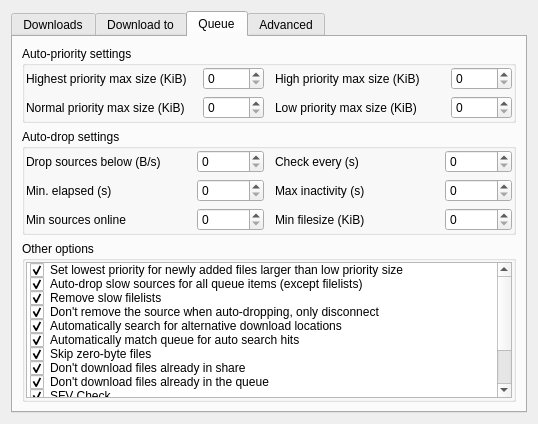
<?xml version="1.0" encoding="UTF-8"?>
<ui version="4.0">
 <class>UISettingsDownloads</class>
 <widget class="QWidget" name="UISettingsDownloads">
  <property name="geometry">
   <rect>
    <x>0</x>
    <y>0</y>
    <width>538</width>
    <height>424</height>
   </rect>
  </property>
  <property name="windowTitle">
   <string>Form</string>
  </property>
  <layout class="QGridLayout" name="gridLayout_5">
   <item row="0" column="1">
    <widget class="QTabWidget" name="tabWidget">
     <property name="sizePolicy">
      <sizepolicy hsizetype="Preferred" vsizetype="Preferred">
       <horstretch>0</horstretch>
       <verstretch>0</verstretch>
      </sizepolicy>
     </property>
     <property name="currentIndex">
      <number>2</number>
     </property>
     <widget class="QWidget" name="tab">
      <attribute name="title">
       <string>Downloads</string>
      </attribute>
      <layout class="QVBoxLayout" name="verticalLayout">
       <item>
        <widget class="QGroupBox" name="groupBox">
         <property name="title">
          <string>Directories</string>
         </property>
         <layout class="QGridLayout" name="gridLayout_2">
          <property name="margin">
           <number>1</number>
          </property>
          <item row="1" column="0">
           <widget class="LineEdit" name="lineEdit_DLDIR"/>
          </item>
          <item row="3" column="0">
           <widget class="LineEdit" name="lineEdit_UNF_DL_DIR"/>
          </item>
          <item row="0" column="0">
           <widget class="QLabel" name="label">
            <property name="text">
             <string>Download directory</string>
            </property>
           </widget>
          </item>
          <item row="1" column="1">
           <widget class="QPushButton" name="pushButton_BROWSE">
            <property name="maximumSize">
             <size>
              <width>24</width>
              <height>16777215</height>
             </size>
            </property>
            <property name="text">
             <string/>
            </property>
           </widget>
          </item>
          <item row="3" column="1">
           <widget class="QPushButton" name="pushButton_BROWSE1">
            <property name="maximumSize">
             <size>
              <width>24</width>
              <height>16777215</height>
             </size>
            </property>
            <property name="text">
             <string/>
            </property>
           </widget>
          </item>
          <item row="2" column="0">
           <widget class="QCheckBox" name="checkBox_NO_USE_TEMP_DIR">
            <property name="text">
             <string>Use unfinished downloads directory</string>
            </property>
            <property name="checked">
             <bool>true</bool>
            </property>
           </widget>
          </item>
         </layout>
        </widget>
       </item>
       <item>
        <widget class="QGroupBox" name="groupBox_2">
         <property name="title">
          <string>Limits</string>
         </property>
         <layout class="QGridLayout" name="gridLayout_4">
          <property name="margin">
           <number>1</number>
          </property>
          <item row="1" column="0">
           <widget class="QSpinBox" name="spinBox_NONEWDL">
            <property name="toolTip">
             <string>This is another method of limiting simultaneous downloads,
designed to prevent new downloads if your existing downloads
exceed a specific threshold. It's measured in kibibytes per second,
and a value of zero will disable this limit.</string>
            </property>
            <property name="maximum">
             <number>100000</number>
            </property>
           </widget>
          </item>
          <item row="0" column="0">
           <widget class="QSpinBox" name="spinBox_MAXDL">
            <property name="toolTip">
             <string>This limits the number of simultaneous downloads.
A value of 0 means no limit.</string>
            </property>
           </widget>
          </item>
          <item row="0" column="1">
           <widget class="QLabel" name="label_3">
            <property name="sizePolicy">
             <sizepolicy hsizetype="Expanding" vsizetype="Preferred">
              <horstretch>0</horstretch>
              <verstretch>0</verstretch>
             </sizepolicy>
            </property>
            <property name="text">
             <string>Maximum simultaneous downloads (0 = infinite)</string>
            </property>
            <property name="wordWrap">
             <bool>true</bool>
            </property>
           </widget>
          </item>
          <item row="1" column="1">
           <widget class="QLabel" name="label_4">
            <property name="sizePolicy">
             <sizepolicy hsizetype="Expanding" vsizetype="Preferred">
              <horstretch>0</horstretch>
              <verstretch>0</verstretch>
             </sizepolicy>
            </property>
            <property name="text">
             <string>No new downloads if speed exceeds (KiB/s, 0 = infinite)</string>
            </property>
            <property name="wordWrap">
             <bool>true</bool>
            </property>
           </widget>
          </item>
          <item row="2" column="0" colspan="2">
           <widget class="QLabel" name="label_5">
            <property name="text">
             <string>Note: Because of changing download speeds, this is not 100% accurate</string>
            </property>
            <property name="wordWrap">
             <bool>true</bool>
            </property>
           </widget>
          </item>
         </layout>
        </widget>
       </item>
       <item>
        <widget class="QGroupBox" name="groupBox_3">
         <property name="title">
          <string>Public Hub lists</string>
         </property>
         <layout class="QGridLayout" name="gridLayout">
          <property name="margin">
           <number>1</number>
          </property>
          <item row="1" column="0">
           <widget class="LineEdit" name="lineEdit_PROXY">
            <property name="toolTip">
             <string>This HTTP proxy will only be used to request
the Public Hub List specified above.
It's not used for uploads, downloads, or connecting to a hub.</string>
            </property>
           </widget>
          </item>
          <item row="0" column="0">
           <widget class="QLabel" name="label_6">
            <property name="text">
             <string>Http proxy (hub list only)</string>
            </property>
           </widget>
          </item>
          <item row="1" column="1">
           <widget class="QPushButton" name="pushButton_CFGLISTS">
            <property name="text">
             <string>Configure Public Hub Lists</string>
            </property>
           </widget>
          </item>
         </layout>
        </widget>
       </item>
       <item>
        <spacer name="verticalSpacer">
         <property name="orientation">
          <enum>Qt::Vertical</enum>
         </property>
         <property name="sizeHint" stdset="0">
          <size>
           <width>20</width>
           <height>7</height>
          </size>
         </property>
        </spacer>
       </item>
      </layout>
     </widget>
     <widget class="QWidget" name="tab_2">
      <attribute name="title">
       <string>Download to</string>
      </attribute>
      <layout class="QGridLayout" name="gridLayout_6">
       <item row="0" column="0">
        <widget class="QTreeWidget" name="treeWidget">
         <property name="sizePolicy">
          <sizepolicy hsizetype="Expanding" vsizetype="Expanding">
           <horstretch>0</horstretch>
           <verstretch>0</verstretch>
          </sizepolicy>
         </property>
         <property name="minimumSize">
          <size>
           <width>0</width>
           <height>0</height>
          </size>
         </property>
         <property name="editTriggers">
          <set>QAbstractItemView::NoEditTriggers</set>
         </property>
         <property name="rootIsDecorated">
          <bool>false</bool>
         </property>
         <property name="itemsExpandable">
          <bool>false</bool>
         </property>
         <property name="expandsOnDoubleClick">
          <bool>false</bool>
         </property>
         <property name="columnCount">
          <number>2</number>
         </property>
         <attribute name="headerCascadingSectionResizes">
          <bool>true</bool>
         </attribute>
         <attribute name="headerDefaultSectionSize">
          <number>200</number>
         </attribute>
         <attribute name="headerMinimumSectionSize">
          <number>50</number>
         </attribute>
         <attribute name="headerCascadingSectionResizes">
          <bool>true</bool>
         </attribute>
         <attribute name="headerDefaultSectionSize">
          <number>200</number>
         </attribute>
         <attribute name="headerMinimumSectionSize">
          <number>50</number>
         </attribute>
         <column>
          <property name="text">
           <string>Path</string>
          </property>
         </column>
         <column>
          <property name="text">
           <string>Alias</string>
          </property>
         </column>
        </widget>
       </item>
      </layout>
     </widget>
     <widget class="QWidget" name="tab_3">
      <attribute name="title">
       <string>Queue</string>
      </attribute>
      <layout class="QGridLayout" name="gridLayout_7">
       <item row="0" column="0">
        <widget class="QGroupBox" name="groupBox_4">
         <property name="title">
          <string>Auto-priority settings</string>
         </property>
         <layout class="QGridLayout" name="gridLayout_8">
          <property name="margin">
           <number>1</number>
          </property>
          <item row="0" column="1">
           <widget class="QSpinBox" name="spinBox_HTPMAX">
            <property name="toolTip">
             <string>Files with the same or under the entered size
will be set to Highest as priority. (default: 64 KiB)</string>
            </property>
            <property name="maximum">
             <number>10000</number>
            </property>
           </widget>
          </item>
          <item row="0" column="4">
           <widget class="QSpinBox" name="spinBox_HPMAX">
            <property name="toolTip">
             <string>Files with the same or under the entered size, but above Highest
prio max size, will be set to High as priority. (default: 0 KiB)</string>
            </property>
            <property name="maximum">
             <number>10000</number>
            </property>
           </widget>
          </item>
          <item row="1" column="1">
           <widget class="QSpinBox" name="spinBox_NPMAX">
            <property name="toolTip">
             <string>Files with the same or under the entered size, but above Highest and
High prio max size, will be set to Normal as priority. (default: 0 KiB)</string>
            </property>
            <property name="maximum">
             <number>10000</number>
            </property>
           </widget>
          </item>
          <item row="1" column="4">
           <widget class="QSpinBox" name="spinBox_LPMAX">
            <property name="toolTip">
             <string>Files with the same or under the entered size, but above Highest, High
and Normal prio max size, will be set to Low as priority. (default: 0 KiB)</string>
            </property>
            <property name="maximum">
             <number>10000</number>
            </property>
           </widget>
          </item>
          <item row="0" column="0">
           <widget class="QLabel" name="label_7">
            <property name="sizePolicy">
             <sizepolicy hsizetype="Expanding" vsizetype="Preferred">
              <horstretch>0</horstretch>
              <verstretch>0</verstretch>
             </sizepolicy>
            </property>
            <property name="text">
             <string>Highest priority max size (KiB)</string>
            </property>
            <property name="wordWrap">
             <bool>true</bool>
            </property>
           </widget>
          </item>
          <item row="0" column="3">
           <widget class="QLabel" name="label_9">
            <property name="sizePolicy">
             <sizepolicy hsizetype="Expanding" vsizetype="Preferred">
              <horstretch>0</horstretch>
              <verstretch>0</verstretch>
             </sizepolicy>
            </property>
            <property name="text">
             <string>High priority max size (KiB)</string>
            </property>
            <property name="wordWrap">
             <bool>true</bool>
            </property>
           </widget>
          </item>
          <item row="1" column="0">
           <widget class="QLabel" name="label_8">
            <property name="sizePolicy">
             <sizepolicy hsizetype="Expanding" vsizetype="Preferred">
              <horstretch>0</horstretch>
              <verstretch>0</verstretch>
             </sizepolicy>
            </property>
            <property name="text">
             <string>Normal priority max size (KiB)</string>
            </property>
            <property name="wordWrap">
             <bool>true</bool>
            </property>
           </widget>
          </item>
          <item row="1" column="3">
           <widget class="QLabel" name="label_10">
            <property name="sizePolicy">
             <sizepolicy hsizetype="Expanding" vsizetype="Preferred">
              <horstretch>0</horstretch>
              <verstretch>0</verstretch>
             </sizepolicy>
            </property>
            <property name="text">
             <string>Low priority max size (KiB)</string>
            </property>
            <property name="wordWrap">
             <bool>true</bool>
            </property>
           </widget>
          </item>
          <item row="0" column="2">
           <spacer name="horizontalSpacer">
            <property name="orientation">
             <enum>Qt::Horizontal</enum>
            </property>
            <property name="sizeType">
             <enum>QSizePolicy::Preferred</enum>
            </property>
            <property name="sizeHint" stdset="0">
             <size>
              <width>5</width>
              <height>20</height>
             </size>
            </property>
           </spacer>
          </item>
         </layout>
        </widget>
       </item>
       <item row="1" column="0">
        <widget class="QGroupBox" name="groupBox_5">
         <property name="title">
          <string>Auto-drop settings</string>
         </property>
         <layout class="QGridLayout" name="gridLayout_9">
          <property name="margin">
           <number>1</number>
          </property>
          <item row="0" column="1">
           <widget class="QSpinBox" name="spinBox_DROPSB">
            <property name="toolTip">
             <string>If the download speed of a file is below the entered value,
the source will be dropped. (default: 1024 B/s)</string>
            </property>
            <property name="maximum">
             <number>1000000</number>
            </property>
           </widget>
          </item>
          <item row="0" column="4">
           <widget class="QSpinBox" name="spinBox_CHECKEVERY">
            <property name="toolTip">
             <string>Check every x second(s) if the source is slow. (default: 10 s)</string>
            </property>
            <property name="maximum">
             <number>1000</number>
            </property>
           </widget>
          </item>
          <item row="1" column="1">
           <widget class="QSpinBox" name="spinBox_MINELAPSED">
            <property name="toolTip">
             <string>Amount of time (in seconds) that has to pass since the download
started before a source can be dropped. (default: 15 s)</string>
            </property>
            <property name="maximum">
             <number>1000</number>
            </property>
           </widget>
          </item>
          <item row="1" column="4">
           <widget class="QSpinBox" name="spinBox_MAXINACT">
            <property name="toolTip">
             <string>This is the maximal time since the last chunk of data for
the file was recieved. It is meant to improve speed measurement
accuracy and to prevent dropping sources that are going to be
disconnected only because of their current inactivity. (default: 10 s)</string>
            </property>
            <property name="maximum">
             <number>1000</number>
            </property>
           </widget>
          </item>
          <item row="2" column="1">
           <widget class="QSpinBox" name="spinBox_MINSRCONLINE">
            <property name="toolTip">
             <string>Minimum amount of sources before any sources
will be dropped. (default: 1)</string>
            </property>
            <property name="maximum">
             <number>1000</number>
            </property>
           </widget>
          </item>
          <item row="2" column="4">
           <widget class="QSpinBox" name="spinBox_MINFSZ">
            <property name="toolTip">
             <string>Minimum filesize before sources will be dropped (in KiB). (default: 0 KiB)</string>
            </property>
            <property name="maximum">
             <number>100000</number>
            </property>
           </widget>
          </item>
          <item row="0" column="0">
           <widget class="QLabel" name="label_11">
            <property name="sizePolicy">
             <sizepolicy hsizetype="Expanding" vsizetype="Preferred">
              <horstretch>0</horstretch>
              <verstretch>0</verstretch>
             </sizepolicy>
            </property>
            <property name="text">
             <string>Drop sources below (B/s)</string>
            </property>
            <property name="wordWrap">
             <bool>true</bool>
            </property>
           </widget>
          </item>
          <item row="0" column="3">
           <widget class="QLabel" name="label_12">
            <property name="sizePolicy">
             <sizepolicy hsizetype="Expanding" vsizetype="Preferred">
              <horstretch>0</horstretch>
              <verstretch>0</verstretch>
             </sizepolicy>
            </property>
            <property name="text">
             <string>Check every (s)</string>
            </property>
            <property name="wordWrap">
             <bool>true</bool>
            </property>
           </widget>
          </item>
          <item row="1" column="0">
           <widget class="QLabel" name="label_13">
            <property name="sizePolicy">
             <sizepolicy hsizetype="Expanding" vsizetype="Preferred">
              <horstretch>0</horstretch>
              <verstretch>0</verstretch>
             </sizepolicy>
            </property>
            <property name="text">
             <string>Min. elapsed (s)</string>
            </property>
            <property name="wordWrap">
             <bool>true</bool>
            </property>
           </widget>
          </item>
          <item row="1" column="3">
           <widget class="QLabel" name="label_14">
            <property name="sizePolicy">
             <sizepolicy hsizetype="Expanding" vsizetype="Preferred">
              <horstretch>0</horstretch>
              <verstretch>0</verstretch>
             </sizepolicy>
            </property>
            <property name="text">
             <string>Max inactivity (s)</string>
            </property>
            <property name="wordWrap">
             <bool>true</bool>
            </property>
           </widget>
          </item>
          <item row="2" column="0">
           <widget class="QLabel" name="label_15">
            <property name="sizePolicy">
             <sizepolicy hsizetype="Expanding" vsizetype="Preferred">
              <horstretch>0</horstretch>
              <verstretch>0</verstretch>
             </sizepolicy>
            </property>
            <property name="text">
             <string>Min sources online</string>
            </property>
            <property name="wordWrap">
             <bool>true</bool>
            </property>
           </widget>
          </item>
          <item row="2" column="3">
           <widget class="QLabel" name="label_16">
            <property name="sizePolicy">
             <sizepolicy hsizetype="Expanding" vsizetype="Preferred">
              <horstretch>0</horstretch>
              <verstretch>0</verstretch>
             </sizepolicy>
            </property>
            <property name="text">
             <string>Min filesize (KiB)</string>
            </property>
            <property name="wordWrap">
             <bool>true</bool>
            </property>
           </widget>
          </item>
          <item row="0" column="2">
           <spacer name="horizontalSpacer_2">
            <property name="orientation">
             <enum>Qt::Horizontal</enum>
            </property>
            <property name="sizeType">
             <enum>QSizePolicy::Preferred</enum>
            </property>
            <property name="sizeHint" stdset="0">
             <size>
              <width>5</width>
              <height>20</height>
             </size>
            </property>
           </spacer>
          </item>
         </layout>
        </widget>
       </item>
       <item row="2" column="0">
        <widget class="QGroupBox" name="groupBox_6">
         <property name="title">
          <string>Other options</string>
         </property>
         <layout class="QGridLayout" name="gridLayout_10">
          <property name="margin">
           <number>1</number>
          </property>
          <item row="0" column="0">
           <widget class="QListWidget" name="listWidget">
            <property name="minimumSize">
             <size>
              <width>0</width>
              <height>0</height>
             </size>
            </property>
            <item>
             <property name="text">
              <string>Set lowest priority for newly added files larger than low priority size</string>
             </property>
             <property name="toolTip">
              <string>With this enabled, files that are larger than Low prio max size
are set to Lowest as priority.
If disabled, the files will be set to Normal as priority.</string>
             </property>
             <property name="checkState">
              <enum>Checked</enum>
             </property>
             <property name="flags">
              <set>ItemIsSelectable|ItemIsUserCheckable|ItemIsEnabled</set>
             </property>
            </item>
            <item>
             <property name="text">
              <string>Auto-drop slow sources for all queue items (except filelists)</string>
             </property>
             <property name="toolTip">
              <string>This option removes the slow sources for all queue items (except file lists).
To enable autodrop, turn on either &quot;Autodrop slow sources for all queue items&quot;
or &quot;Remove slow file lists&quot; (or both of them).</string>
             </property>
             <property name="checkState">
              <enum>Checked</enum>
             </property>
             <property name="flags">
              <set>ItemIsSelectable|ItemIsUserCheckable|ItemIsEnabled</set>
             </property>
            </item>
            <item>
             <property name="text">
              <string>Remove slow filelists</string>
             </property>
             <property name="toolTip">
              <string>With this option enabled, EiskaltDC++ will delete a file list whose speed
was recognized as too slow.
To enable autodrop, turn on either &quot;Autodrop slow sources for all queue items&quot;
or &quot;Remove slow file lists&quot; (or both of them).</string>
             </property>
             <property name="checkState">
              <enum>Checked</enum>
             </property>
             <property name="flags">
              <set>ItemIsSelectable|ItemIsUserCheckable|ItemIsEnabled</set>
             </property>
            </item>
            <item>
             <property name="text">
              <string>Don't remove the source when auto-dropping, only disconnect</string>
             </property>
             <property name="toolTip">
              <string>With this option enabled, sources will only be disconnected
but not removed from the queue.</string>
             </property>
             <property name="checkState">
              <enum>Checked</enum>
             </property>
             <property name="flags">
              <set>ItemIsSelectable|ItemIsUserCheckable|ItemIsEnabled</set>
             </property>
            </item>
            <item>
             <property name="text">
              <string>Automatically search for alternative download locations</string>
             </property>
             <property name="toolTip">
              <string>Every few minutes, the client will search for files in your
Download Queue to find more download locations (more users/sources).
The autosearch will find exact matches by searching via hash.
The drawback is that it may won't find much more sources
and will prevent manual searches on hubs where
a predefined search interval rule is in effect.</string>
             </property>
             <property name="checkState">
              <enum>Checked</enum>
             </property>
             <property name="flags">
              <set>ItemIsSelectable|ItemIsUserCheckable|ItemIsEnabled</set>
             </property>
            </item>
            <item>
             <property name="text">
              <string>Automatically match queue for auto search hits</string>
             </property>
             <property name="toolTip">
              <string>Enable to automatically download a user's list and match them
as sources for files in your Download Queue when they've been
discovered as a source for one of the files you're downloading.
If you download files in sets, that user is probably a source
for many more files you're downloading. Enable if unsure.
The drawbacks are that it might add slower sources, possibly
increasing the time needed to complete a download,
and that you'll download a lot of file lists.</string>
             </property>
             <property name="checkState">
              <enum>Checked</enum>
             </property>
             <property name="flags">
              <set>ItemIsSelectable|ItemIsUserCheckable|ItemIsEnabled</set>
             </property>
            </item>
            <item>
             <property name="text">
              <string>Skip zero-byte files</string>
             </property>
             <property name="toolTip">
              <string>When this option is enabled, any zero byte files you
try to download will be silently skipped.
Sometimes empty files contain information through their naming.
However every file, even an empty one, will consume some drive space.</string>
             </property>
             <property name="checkState">
              <enum>Checked</enum>
             </property>
             <property name="flags">
              <set>ItemIsSelectable|ItemIsUserCheckable|ItemIsEnabled</set>
             </property>
            </item>
            <item>
             <property name="text">
              <string>Don't download files already in share</string>
             </property>
             <property name="toolTip">
              <string>This option will stop you from downloading files
which already exist in one of your shared directories.</string>
             </property>
             <property name="checkState">
              <enum>Checked</enum>
             </property>
             <property name="flags">
              <set>ItemIsSelectable|ItemIsUserCheckable|ItemIsEnabled</set>
             </property>
            </item>
            <item>
             <property name="text">
              <string>Don't download files already in the queue</string>
             </property>
             <property name="toolTip">
              <string>This option will stop you from downloading files
which already exist in your queue.</string>
             </property>
             <property name="checkState">
              <enum>Checked</enum>
             </property>
             <property name="flags">
              <set>ItemIsSelectable|ItemIsUserCheckable|ItemIsEnabled</set>
             </property>
            </item>
            <item>
             <property name="text">
              <string>SFV Check</string>
             </property>
             <property name="toolTip">
              <string>Enable this option if you want to keep downloaded files and folders
in the download queue after they have been finished.
After downloaded the queue items will have 'Finished' status
and you can delete these finished entries anytime later.
Using this function you can keep track of what files are already
downloaded right there in the download queue without the need
of checking the Finished Downloads window.
Note that if you physically move/delete your downloaded files from
their target location, it won't result automatic deletion of
the corresponding finished entries from the queue.
If you disable this function, it won't remove existing finished items
from the queue either, you must do that manually.</string>
             </property>
             <property name="checkState">
              <enum>Checked</enum>
             </property>
            </item>
            <item>
             <property name="text">
              <string>Keep downloaded filelists</string>
             </property>
             <property name="checkState">
              <enum>Checked</enum>
             </property>
            </item>
            <item>
             <property name="text">
              <string>Compressed transfers</string>
             </property>
             <property name="checkState">
              <enum>Checked</enum>
             </property>
             <property name="flags">
              <set>ItemIsSelectable|ItemIsUserCheckable|ItemIsEnabled</set>
             </property>
            </item>
            <item>
             <property name="text">
              <string>Segmented downloads</string>
             </property>
             <property name="checkState">
              <enum>Checked</enum>
             </property>
            </item>
           </widget>
          </item>
         </layout>
        </widget>
       </item>
      </layout>
     </widget>
     <widget class="QWidget" name="tab_4">
      <attribute name="title">
       <string>Advanced</string>
      </attribute>
      <layout class="QVBoxLayout" name="verticalLayout_2">
       <item>
        <widget class="QFrame" name="frame">
         <property name="frameShape">
          <enum>QFrame::StyledPanel</enum>
         </property>
         <property name="frameShadow">
          <enum>QFrame::Raised</enum>
         </property>
         <layout class="QHBoxLayout" name="horizontalLayout">
          <item>
           <widget class="QLabel" name="label_2">
            <property name="sizePolicy">
             <sizepolicy hsizetype="Expanding" vsizetype="Preferred">
              <horstretch>0</horstretch>
              <verstretch>0</verstretch>
             </sizepolicy>
            </property>
            <property name="text">
             <string>Interval for auto search alternates (minutes)</string>
            </property>
            <property name="wordWrap">
             <bool>true</bool>
            </property>
           </widget>
          </item>
          <item>
           <widget class="QSpinBox" name="spinBox_AUTO_SEARCH_TIME">
            <property name="minimum">
             <number>1</number>
            </property>
            <property name="maximum">
             <number>100</number>
            </property>
            <property name="value">
             <number>1</number>
            </property>
           </widget>
          </item>
         </layout>
        </widget>
       </item>
       <item>
        <spacer name="verticalSpacer_2">
         <property name="orientation">
          <enum>Qt::Vertical</enum>
         </property>
         <property name="sizeHint" stdset="0">
          <size>
           <width>20</width>
           <height>295</height>
          </size>
         </property>
        </spacer>
       </item>
      </layout>
     </widget>
    </widget>
   </item>
  </layout>
 </widget>
 <customwidgets>
  <customwidget>
   <class>LineEdit</class>
   <extends>QLineEdit</extends>
   <header>LineEdit.h</header>
  </customwidget>
 </customwidgets>
 <resources/>
 <connections>
  <connection>
   <sender>checkBox_NO_USE_TEMP_DIR</sender>
   <signal>toggled(bool)</signal>
   <receiver>lineEdit_UNF_DL_DIR</receiver>
   <slot>setEnabled(bool)</slot>
   <hints>
    <hint type="sourcelabel">
     <x>255</x>
     <y>168</y>
    </hint>
    <hint type="destinationlabel">
     <x>255</x>
     <y>141</y>
    </hint>
   </hints>
  </connection>
  <connection>
   <sender>checkBox_NO_USE_TEMP_DIR</sender>
   <signal>toggled(bool)</signal>
   <receiver>pushButton_BROWSE1</receiver>
   <slot>setEnabled(bool)</slot>
   <hints>
    <hint type="sourcelabel">
     <x>255</x>
     <y>168</y>
    </hint>
    <hint type="destinationlabel">
     <x>507</x>
     <y>141</y>
    </hint>
   </hints>
  </connection>
 </connections>
</ui>
